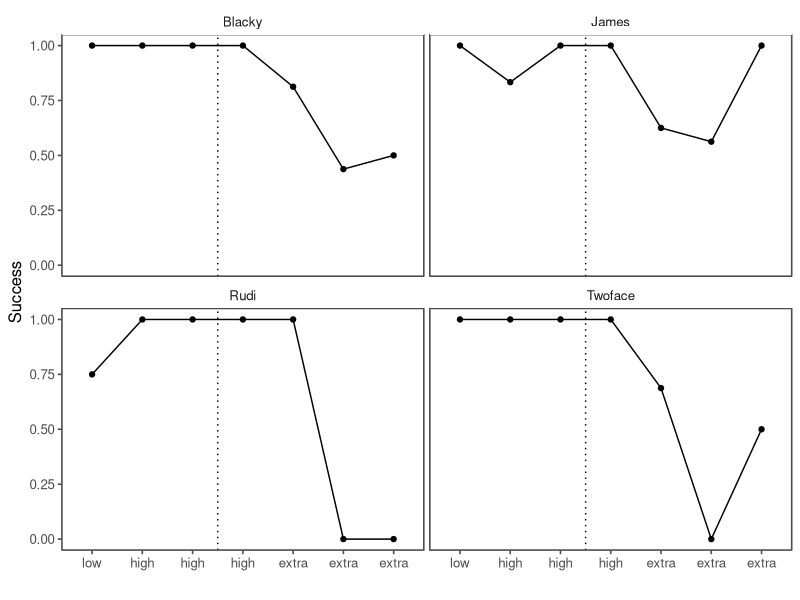
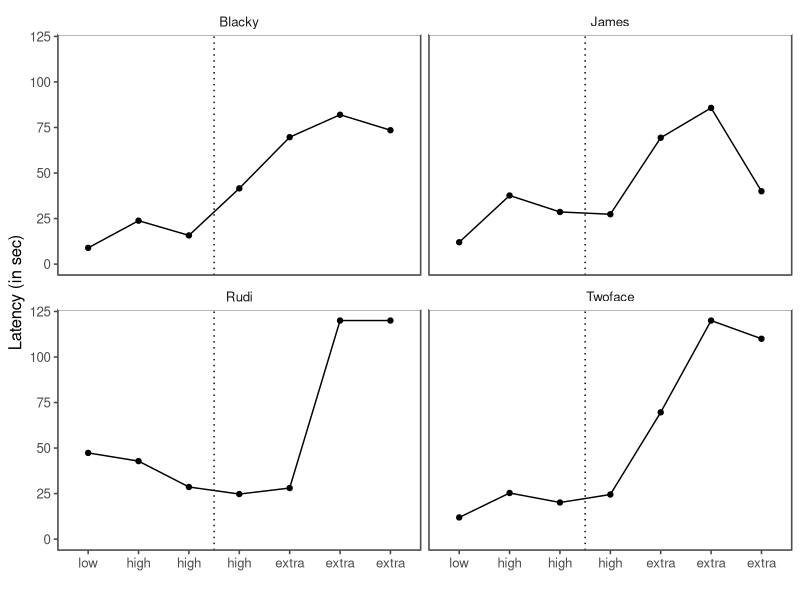
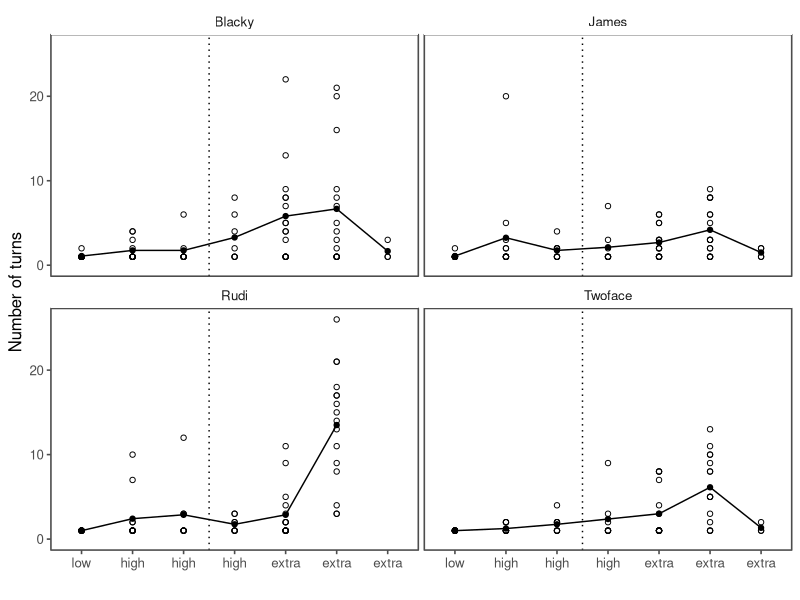
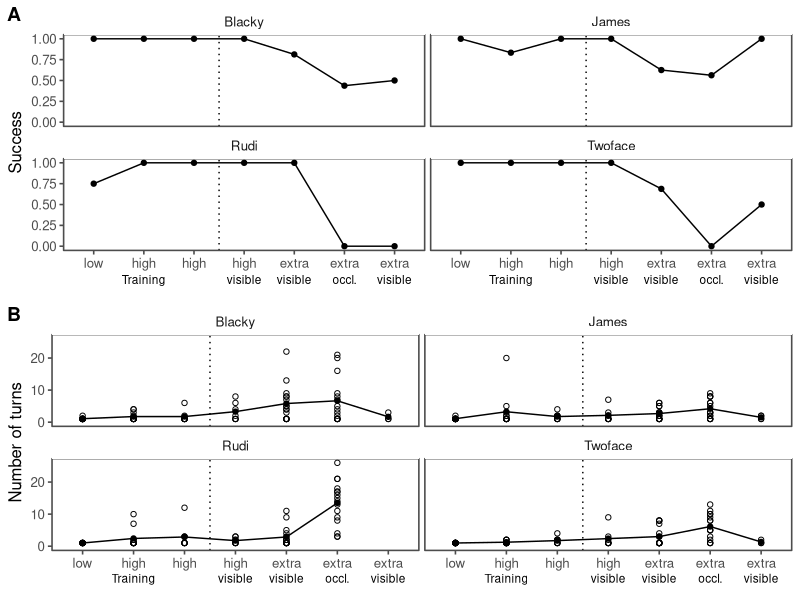
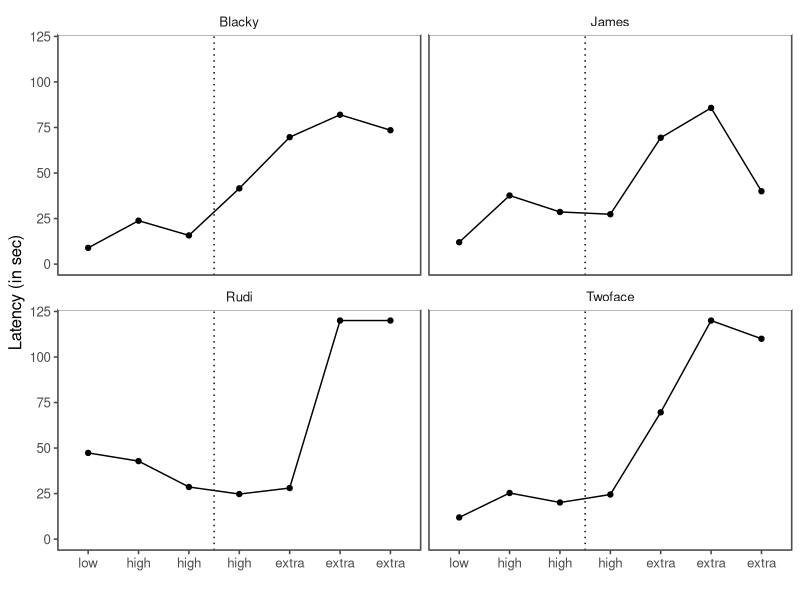
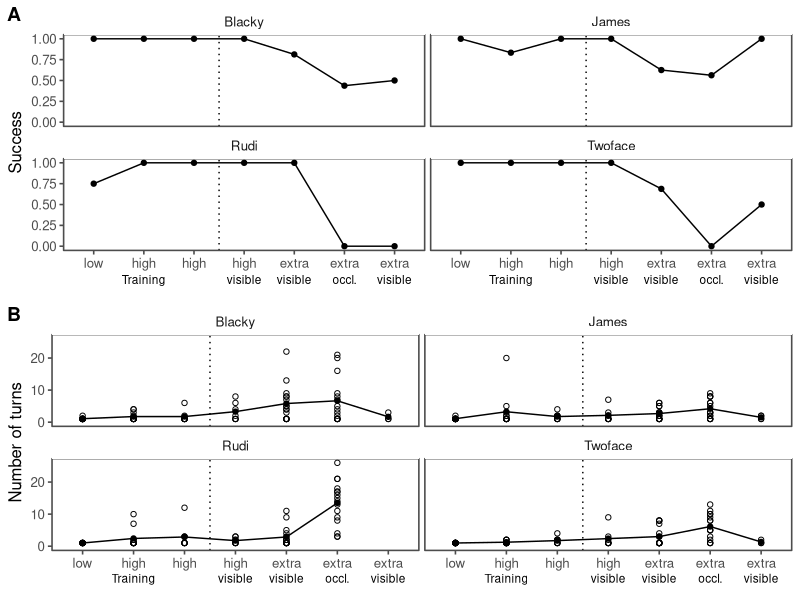

Recreate these plots in R, in order.
## ---- chunk 1
knitr::opts_chunk$set(echo = TRUE)
library(tidyverse)
library(ggthemes)
## ---- chunk 2
all.data <- read.table(file = "./data/WOOF_data 2016.txt", header = T, sep = "\t")

str(all.data)

agg.data<-all.data%>%
  group_by(Subject, Phase, Condition, con2, food_level)%>%
  summarise(latency=mean(Latency), success=mean(Success))

turn.data<-all.data%>%
  filter(Number_of_turns>0)

agg.data.turn<-all.data%>%
  filter(Number_of_turns>0)%>%
  group_by(Subject, Phase, Condition, con2, food_level)%>%
  summarise(turns=mean(Number_of_turns), min.turns=min(Number_of_turns), max.turns=max(Number_of_turns))

agg.data.turns2<-agg.data.turn%>%
  group_by(Phase, Condition, con2, food_level)%>%
  summarise(turns=mean(turns))

agg.data2<-agg.data%>%
  group_by(con2, food_level)%>%
  summarise(success=mean(success))
## ---- chunk 3
success.plot<- ggplot(data=agg.data, aes(x=as.factor(Phase), y=success))+
  geom_line(aes(x=Phase, y=success))+
  geom_point()+
  labs(
    y = "Success",
    x = "")+
  geom_vline(xintercept = 3.5, lty=3)+
  facet_wrap(~Subject)+
  theme_few()+
  scale_x_discrete(breaks=c("1","2","3","4","5","6", "7"), labels=c("low", "high", "high", "high", "extra", "extra", "extra"))+
  coord_cartesian(ylim = c(0, 1),  clip = "off")+
annotate(geom = "text", x = 2, y = -0.4, label = "Training", size = 3)+
  annotate(geom = "text", x = 4, y = -0.4, label = "visible", size = 3)+
  annotate(geom = "text", x = 5, y = -0.4, label = "visible", size = 3)+
  annotate(geom = "text", x = 6, y = -0.4, label = "occl.", size = 3)+
  annotate(geom = "text", x = 7, y = -0.4, label = "visible", size = 3)+
  theme(panel.spacing = unit(0.3, "lines"))


success.plot

## ---- chunk 4
latency.plot<- ggplot(data=agg.data, aes(x=as.factor(Phase), y=latency))+
  geom_line(aes(x=Phase, y=latency))+
  geom_point()+
  labs(
    y = "Latency (in sec)",
    x = "")+
  geom_vline(xintercept = 3.5, lty=3)+
  facet_wrap(~Subject)+
  theme_few()+
  scale_x_discrete(breaks=c("1","2","3","4","5","6", "7"), labels=c("low", "high", "high", "high", "extra", "extra", "extra"))+
  coord_cartesian(ylim = c(0, 120),  clip = "off")+
annotate(geom = "text", x = 2, y = -44, label = "Training", size = 3)+
  annotate(geom = "text", x = 4, y = -44, label = "visible", size = 3)+
  annotate(geom = "text", x = 5, y = -44, label = "visible", size = 3)+
  annotate(geom = "text", x = 6, y = -44, label = "occl.", size = 3)+
  annotate(geom = "text", x = 7, y = -44, label = "visible", size = 3)


latency.plot

ggsave(latency.plot, filename = "graphics/Exp2_WOOF_plot_individual_latencies.png", height = 4, width = 7, scale=0.8)

## ---- chunk 5
turns.plot<- ggplot(data=agg.data.turn, aes(x=as.factor(Phase), y=turns))+
  geom_line(aes(x=Phase, y=turns))+
  geom_point()+
 # geom_errorbar(aes( x=Phase, ymin = min.turns, ymax = max.turns ))+
  geom_point(data=turn.data, aes( x=Phase, y=Number_of_turns ), pch=1)+
  labs(
    y = "Number of turns",
    x = "")+
  geom_vline(xintercept = 3.5, lty=3)+
  facet_wrap(~Subject)+
  theme_few()+
  scale_x_discrete(breaks=c("1","2","3","4","5","6", "7"), labels=c("low", "high", "high", "high", "extra", "extra", "extra"))+
  coord_cartesian(ylim = c(0, 26),  clip = "off")+
annotate(geom = "text", x = 2, y = -10, label = "Training", size = 3)+
  annotate(geom = "text", x = 4, y = -10, label = "visible", size = 3)+
  annotate(geom = "text", x = 5, y = -10, label = "visible", size = 3)+
  annotate(geom = "text", x = 6, y = -10, label = "occl.", size = 3)+
  annotate(geom = "text", x = 7, y = -10, label = "visible", size = 3)+
  theme(panel.spacing = unit(0.3, "lines"))


turns.plot

## ---- chunk 6
library(cowplot)

pg<-plot_grid(success.plot, turns.plot, ncol=1, labels = c("A", "B"))
pg

ggsave(pg, filename = "graphics/Exp2_WOOF_plot_individual.png", height = 7, width = 7, scale=0.8)
